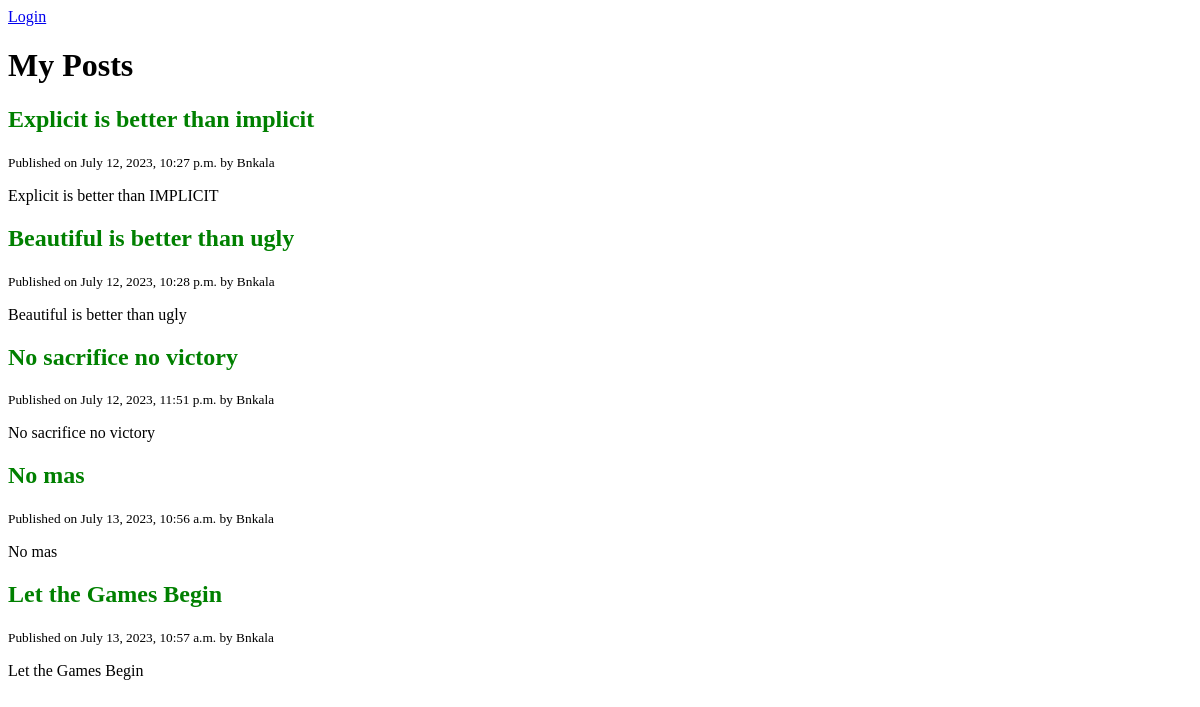
The page / on the database its author committed.
### blog/models.py (models this page shows, shortened)
class Post(models.Model):
    title = models.CharField(max_length=120)
    content = models.TextField()
    published_at = models.DateTimeField(default=timezone.now)
    author = models.ForeignKey(User, on_delete=models.CASCADE)

### blog/views.py (the view)
# urls.py: path('',views.home, name='posts'),
def home(request):
    posts = Post.objects.all()
    context ={'posts':posts}
    return render(request,'blog/home.html', context)

### blog/templates/blog/home.html (shortened to what this page needs)
        {% extends 'base.html' %}
        {% block content %}
        <h1>My Posts</h1>
            {% for post in posts %}
            <h2>{{ post.title }}</h2>
            <small>Published on {{ post.published_at }} by {{ post.author | title}}</small>
            <p> {{ post.content}} </p>
            {% endfor %}
        {% endblock content %}

### static/css/style.css (style rules this page uses)
h2 { color:green }

### rows shown on the page
Post: title "Explicit is better than implicit", published_at "July 12, 2023, 10:27 p.m.", author "Bnkala", content "Explicit is better than IMPLICIT"
Post: title "Beautiful is better than ugly", published_at "July 12, 2023, 10:28 p.m.", author "Bnkala", content "Beautiful is better than ugly"
Post: title "No sacrifice no victory", published_at "July 12, 2023, 11:51 p.m.", author "Bnkala", content "No sacrifice no victory"
Post: title "No mas", published_at "July 13, 2023, 10:56 a.m.", author "Bnkala", content "No mas"
Post: title "Let the Games Begin", published_at "July 13, 2023, 10:57 a.m.", author "Bnkala", content "Let the Games Begin"
